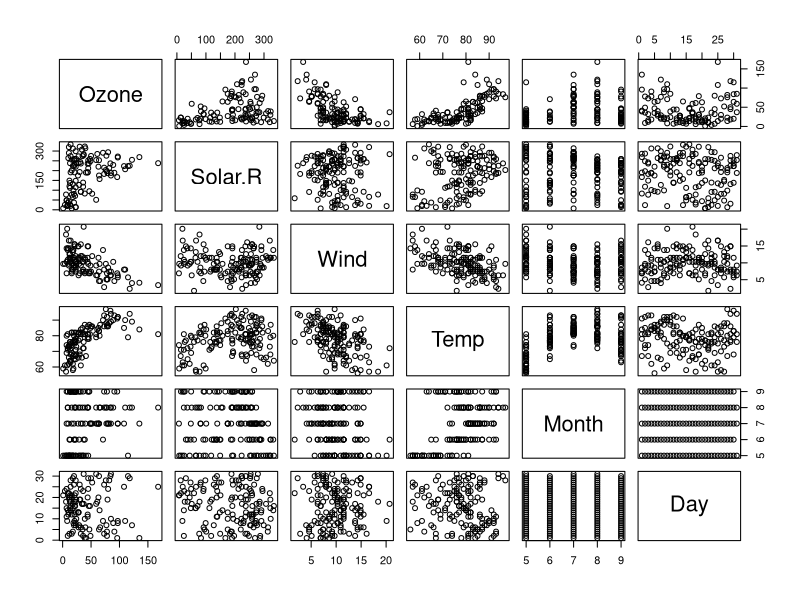
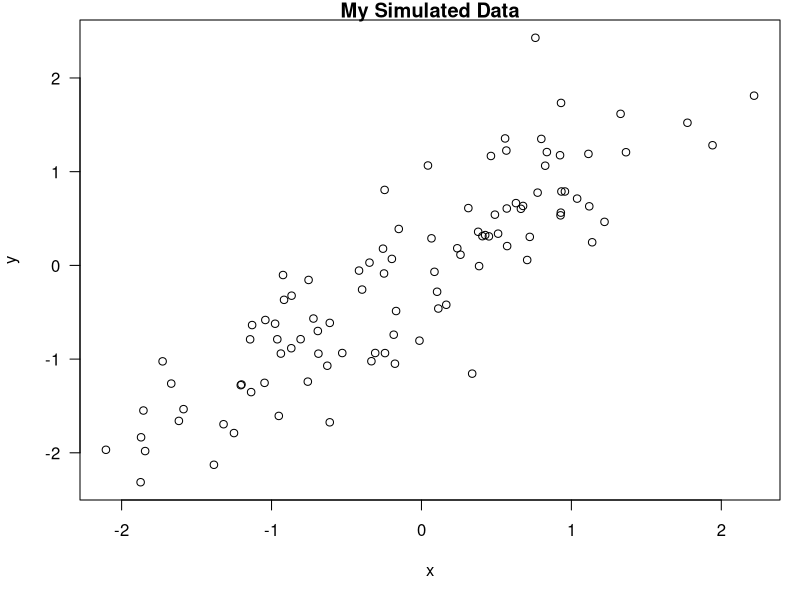

These charts were generated, in order, by the following R code:
## ---- chunk 1
## knitr::opts_chunk$set(echo = TRUE, results = "hide")
## ---- chunk 2
library(datasets)
data(airquality)
summary(airquality)
## ---- chunk 3
pairs(airquality)
## ---- chunk 4
library(stats)
fit <- lm(Ozone ~ Wind + Solar.R + Temp, data = airquality)
summary(fit)
## ---- chunk 5
time <- format(Sys.time(), "%a %b %d %X %Y")
rand <- rnorm(1)
## ---- chunk 6
x <- rnorm(100)
y <- x + rnorm(100,sd=0.5)
## ---- chunk 7
par(mar=c(5,4,1,1),las = 1)
plot(x,y,main = "My Simulated Data")
## ---- chunk 8
library(datasets)
data(airquality)
fit <- lm(Ozone ~ Wind + Temp + Solar.R, data = airquality)
## ---- chunk 9
if(!require("xtable")) install.packages("xtable")
library(xtable)
xt <- xtable(summary(fit))
print(xt,type = "html")
